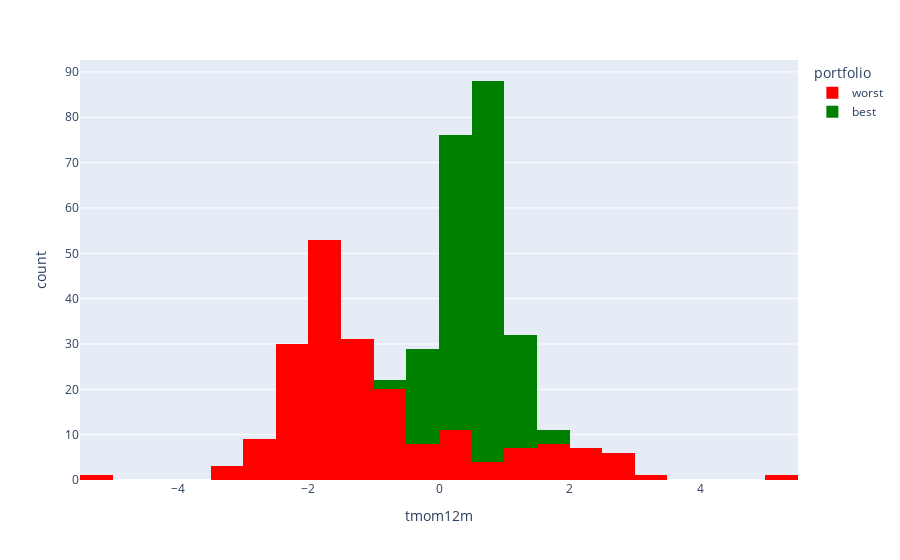

Notebook code for this chart:
### Code cell
fig = px.histogram(
    df2, 
    x="tmom12m", 
    color="portfolio", 
    color_discrete_map=dict(
        best="green",
        worst="red"
    )
)
fig.show()

### Figure 1 — Plotly figure (JSON) as saved in the notebook; plotly's stock layout.template omitted (floating-point values rounded to 4 significant figures; data arrays with more than 128 entries replaced by an {"elided": "..."} marker saying what was removed)
{"data": [{"alignmentgroup": "True", "bingroup": "x", "hovertemplate": "portfolio=worst<br>tmom12m=%{x}<br>count=%{y}<extra></extra>", "legendgroup": "worst", "marker": {"color": "red", "pattern": {"shape": ""}}, "name": "worst", "offsetgroup": "worst", "orientation": "v", "showlegend": true, "type": "histogram", "x": {"elided": "200 float values"}, "xaxis": "x", "yaxis": "y"}, {"alignmentgroup": "True", "bingroup": "x", "hovertemplate": "portfolio=best<br>tmom12m=%{x}<br>count=%{y}<extra></extra>", "legendgroup": "best", "marker": {"color": "green", "pattern": {"shape": ""}}, "name": "best", "offsetgroup": "best", "orientation": "v", "showlegend": true, "type": "histogram", "x": {"elided": "200 float values"}, "xaxis": "x", "yaxis": "y"}], "layout": {"barmode": "relative", "legend": {"title": {"text": "portfolio"}, "tracegroupgap": 0}, "margin": {"t": 60}, "xaxis": {"anchor": "y", "domain": [0, 1], "title": {"text": "tmom12m"}}, "yaxis": {"anchor": "x", "domain": [0, 1], "title": {"text": "count"}}}}
